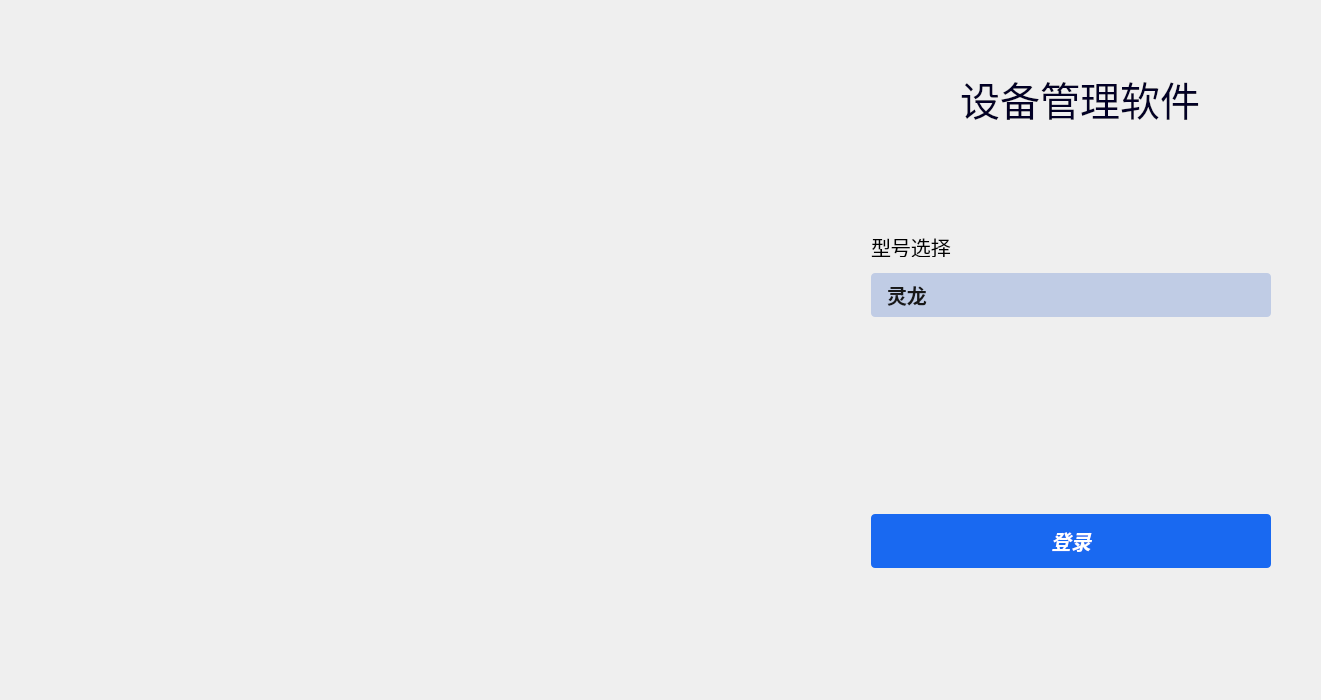
<?xml version="1.0" encoding="UTF-8"?>
<ui version="4.0">
 <class>DeviceManagerLoginClass</class>
 <widget class="QWidget" name="DeviceManagerLoginClass">
  <property name="geometry">
   <rect>
    <x>0</x>
    <y>0</y>
    <width>1321</width>
    <height>700</height>
   </rect>
  </property>
  <property name="minimumSize">
   <size>
    <width>1321</width>
    <height>700</height>
   </size>
  </property>
  <property name="maximumSize">
   <size>
    <width>1321</width>
    <height>700</height>
   </size>
  </property>
  <property name="font">
   <font>
    <family>Arial Black</family>
    <pointsize>25</pointsize>
    <weight>75</weight>
    <italic>true</italic>
    <bold>true</bold>
   </font>
  </property>
  <property name="windowTitle">
   <string>DeviceManagerLogin</string>
  </property>
  <property name="styleSheet">
   <string notr="true">#Labelbac{
	
	border-image: url(:/DeviceManager/images/login_back.png);

}
#CloseBt{
	border:none;
	
	background-image: url(:/DeviceManager/images/close_normal.png);
}
#CloseBt:hover{
	border:none;
	
	background-image: url(:/DeviceManager/images/close_hover.png);
}
#CloseBt:pressed{
	border:none;
	background-image: url(:/DeviceManager/images/close_active.png);
}
#SoftTypeLable
{
	width: 185px;
	height: 60px;
	font-size: 40px;
	font-family: YouSheBiaoTiHei;
	color: #020026;
	line-height: 60px;
}
#TypeSelectLable
{
	
	width: 80px;
	height: 20px;
	font-size: 20px;
	font-family: STHeitiSC-Light, STHeitiSC;
	font-weight: 300;
	color: #171717;
	line-height: 21px;
}
QComboBox
{	width: 400px;
	height: 44px;
	
	background-color: rgb(192, 204, 229);
	border-radius: 4px;
	padding:1px 18px 1px 16px;
	font-size: 20px;
	font-family: STHeitiSC-Medium, STHeitiSC;
	font-weight: 500;
	color: #171717;
	line-height: 24px;
}
QComboBox:hover
{
	
	background-color: rgb(217, 217, 217);
}
QComboBox QAbstractItemView{
	background:rgba(255,255,255,0.1);
    border:1px solid rgba(228,228,228,1);
    border-radius:0px 0px 5px 5px;
	font-size:20px;
    outline: 0px;  
  }
QComboBox QAbstractItemView::item{
	height:36px;
	color:rgba(255,255,255,0.1);
	padding-left:9px;
	background-color:#FFFFFF;
}
QComboBox QAbstractItemView::item:hover{ 
  background-color:#409CE1;
  color:#ffffff;
}
QComboBox QAbstractItemView::item:selected{
 background-color: rgb(192, 204, 229);
  color:#ffffff;
}
 QComboBox::drop-down {
     
     
     min-width: 20px;
     border:none;
  }
  QComboBox::down-arrow {
    
	 min-width: 20px;
	background-image: url(:/DeviceManager/images/comboxDropDown.png);
  }

#LoginBt
{
	width: 400px;
	height: 54px;
	background: #1969F1;
	box-shadow: 0px 2px 4px 0px rgba(25,105,241,0.1700);
	border-radius: 4px;
	font-size:20px;
	color:#ffffff;
	font-family: STHeitiSC-Medium, STHeitiSC;
}
#LoginBt:hover
{
	
	background-color: rgb(56, 125, 243);
}
#LoginBt:focus
{
	background-color: rgb(34,96,203);
}</string>
  </property>
  <widget class="QLabel" name="SoftTypeLable">
   <property name="geometry">
    <rect>
     <x>960</x>
     <y>68</y>
     <width>240</width>
     <height>60</height>
    </rect>
   </property>
   <property name="minimumSize">
    <size>
     <width>240</width>
     <height>60</height>
    </size>
   </property>
   <property name="maximumSize">
    <size>
     <width>240</width>
     <height>60</height>
    </size>
   </property>
   <property name="font">
    <font>
     <family>YouSheBiaoTiHei</family>
     <pointsize>-1</pointsize>
    </font>
   </property>
   <property name="text">
    <string>设备管理软件</string>
   </property>
   <property name="textFormat">
    <enum>Qt::AutoText</enum>
   </property>
   <property name="alignment">
    <set>Qt::AlignRight|Qt::AlignTrailing|Qt::AlignVCenter</set>
   </property>
   <property name="wordWrap">
    <bool>true</bool>
   </property>
  </widget>
  <widget class="QWidget" name="leftwidget" native="true">
   <property name="geometry">
    <rect>
     <x>250</x>
     <y>280</y>
     <width>120</width>
     <height>80</height>
    </rect>
   </property>
  </widget>
  <widget class="QWidget" name="rigtwidget" native="true">
   <property name="geometry">
    <rect>
     <x>410</x>
     <y>290</y>
     <width>120</width>
     <height>80</height>
    </rect>
   </property>
  </widget>
  <widget class="QLabel" name="TypeSelectLab">
   <property name="geometry">
    <rect>
     <x>871</x>
     <y>237</y>
     <width>80</width>
     <height>20</height>
    </rect>
   </property>
   <property name="minimumSize">
    <size>
     <width>80</width>
     <height>20</height>
    </size>
   </property>
   <property name="maximumSize">
    <size>
     <width>80</width>
     <height>20</height>
    </size>
   </property>
   <property name="font">
    <font>
     <pointsize>15</pointsize>
    </font>
   </property>
   <property name="text">
    <string>型号选择</string>
   </property>
  </widget>
  <widget class="QComboBox" name="TypeComboBox">
   <property name="geometry">
    <rect>
     <x>871</x>
     <y>273</y>
     <width>400</width>
     <height>44</height>
    </rect>
   </property>
   <property name="minimumSize">
    <size>
     <width>400</width>
     <height>44</height>
    </size>
   </property>
   <property name="maximumSize">
    <size>
     <width>400</width>
     <height>44</height>
    </size>
   </property>
   <property name="font">
    <font>
     <family>STHeitiSC-Medium,STHeitiSC</family>
     <pointsize>-1</pointsize>
     <weight>62</weight>
     <bold>true</bold>
    </font>
   </property>
   <item>
    <property name="text">
     <string>灵龙</string>
    </property>
   </item>
  </widget>
  <widget class="QPushButton" name="LoginBt">
   <property name="geometry">
    <rect>
     <x>871</x>
     <y>514</y>
     <width>400</width>
     <height>54</height>
    </rect>
   </property>
   <property name="minimumSize">
    <size>
     <width>400</width>
     <height>54</height>
    </size>
   </property>
   <property name="sizeIncrement">
    <size>
     <width>400</width>
     <height>54</height>
    </size>
   </property>
   <property name="text">
    <string notr="true">登录</string>
   </property>
  </widget>
  <widget class="QLabel" name="Labelbac">
   <property name="geometry">
    <rect>
     <x>0</x>
     <y>0</y>
     <width>1321</width>
     <height>700</height>
    </rect>
   </property>
   <property name="minimumSize">
    <size>
     <width>1321</width>
     <height>700</height>
    </size>
   </property>
   <property name="maximumSize">
    <size>
     <width>1321</width>
     <height>700</height>
    </size>
   </property>
   <property name="text">
    <string/>
   </property>
  </widget>
  <widget class="QPushButton" name="CloseBt">
   <property name="geometry">
    <rect>
     <x>1291</x>
     <y>0</y>
     <width>30</width>
     <height>30</height>
    </rect>
   </property>
   <property name="minimumSize">
    <size>
     <width>30</width>
     <height>30</height>
    </size>
   </property>
   <property name="maximumSize">
    <size>
     <width>30</width>
     <height>30</height>
    </size>
   </property>
   <property name="text">
    <string/>
   </property>
  </widget>
  <zorder>Labelbac</zorder>
  <zorder>SoftTypeLable</zorder>
  <zorder>leftwidget</zorder>
  <zorder>rigtwidget</zorder>
  <zorder>TypeSelectLab</zorder>
  <zorder>TypeComboBox</zorder>
  <zorder>LoginBt</zorder>
  <zorder>CloseBt</zorder>
 </widget>
 <layoutdefault spacing="6" margin="11"/>
 <resources>
  <include location="DeviceManager.qrc"/>
 </resources>
 <connections/>
</ui>
